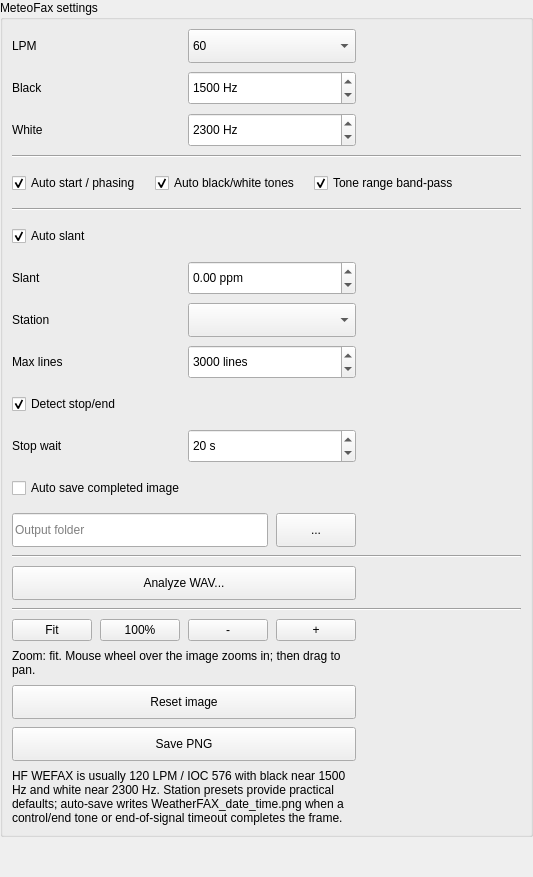
           <widget class="QWidget" name="pageFaxSettings">
            <layout class="QVBoxLayout" name="faxSettingsOuterLayout">
             <property name="spacing">
              <number>8</number>
             </property>
             <property name="leftMargin">
              <number>0</number>
             </property>
             <property name="topMargin">
              <number>0</number>
             </property>
             <property name="rightMargin">
              <number>0</number>
             </property>
             <property name="bottomMargin">
              <number>0</number>
             </property>
             <item>
              <widget class="QGroupBox" name="grpFaxSettings">
               <property name="title">
                <string>MeteoFax settings</string>
               </property>
               <layout class="QGridLayout" name="faxSettingsGridLayout">
                <property name="horizontalSpacing">
                 <number>8</number>
                </property>
                <property name="verticalSpacing">
                 <number>8</number>
                </property>
                <item row="0" column="0">
                 <widget class="QLabel" name="lblFaxLpm">
                  <property name="minimumSize">
                   <size>
                    <width>70</width>
                    <height>34</height>
                   </size>
                  </property>
                  <property name="text">
                   <string>LPM</string>
                  </property>
                 </widget>
                </item>
                <item row="0" column="1">
                 <widget class="QComboBox" name="cmbFaxLpm">
                  <property name="minimumSize">
                   <size>
                    <width>120</width>
                    <height>34</height>
                   </size>
                  </property>
                  <item>
                   <property name="text">
                    <string>60</string>
                   </property>
                  </item>
                  <item>
                   <property name="text">
                    <string>90</string>
                   </property>
                  </item>
                  <item>
                   <property name="text">
                    <string>100</string>
                   </property>
                  </item>
                  <item>
                   <property name="text">
                    <string>120</string>
                   </property>
                  </item>
                  <item>
                   <property name="text">
                    <string>180</string>
                   </property>
                  </item>
                  <item>
                   <property name="text">
                    <string>240</string>
                   </property>
                  </item>
                 </widget>
                </item>
                <item row="1" column="0">
                 <widget class="QLabel" name="lblFaxBlackHz">
                  <property name="minimumSize">
                   <size>
                    <width>70</width>
                    <height>34</height>
                   </size>
                  </property>
                  <property name="text">
                   <string>Black</string>
                  </property>
                 </widget>
                </item>
                <item row="1" column="1">
                 <widget class="QSpinBox" name="spinFaxBlackHz">
                  <property name="minimumSize">
                   <size>
                    <width>120</width>
                    <height>34</height>
                   </size>
                  </property>
                  <property name="minimum">
                   <number>300</number>
                  </property>
                  <property name="maximum">
                   <number>3000</number>
                  </property>
                  <property name="singleStep">
                   <number>10</number>
                  </property>
                  <property name="value">
                   <number>1500</number>
                  </property>
                  <property name="suffix">
                   <string> Hz</string>
                  </property>
                 </widget>
                </item>
                <item row="2" column="0">
                 <widget class="QLabel" name="lblFaxWhiteHz">
                  <property name="minimumSize">
                   <size>
                    <width>70</width>
                    <height>34</height>
                   </size>
                  </property>
                  <property name="text">
                   <string>White</string>
                  </property>
                 </widget>
                </item>
                <item row="2" column="1">
                 <widget class="QSpinBox" name="spinFaxWhiteHz">
                  <property name="minimumSize">
                   <size>
                    <width>120</width>
                    <height>34</height>
                   </size>
                  </property>
                  <property name="minimum">
                   <number>300</number>
                  </property>
                  <property name="maximum">
                   <number>3000</number>
                  </property>
                  <property name="singleStep">
                   <number>10</number>
                  </property>
                  <property name="value">
                   <number>2300</number>
                  </property>
                  <property name="suffix">
                   <string> Hz</string>
                  </property>
                 </widget>
                </item>
                <item row="4" column="0" colspan="3">
                 <layout class="QHBoxLayout" name="faxPrimaryOptionsLayout">
                  <property name="spacing">
                   <number>14</number>
                  </property>
                  <item>
                  <widget class="QCheckBox" name="chkFaxAutoStartPhasing">
                   <property name="minimumSize">
                    <size>
                     <width>0</width>
                     <height>34</height>
                    </size>
                   </property>
                   <property name="text">
                    <string>Auto start / phasing</string>
                   </property>
                   <property name="checked">
                    <bool>true</bool>
                   </property>
                  </widget>
                  </item>
                  <item>
                  <widget class="QCheckBox" name="chkFaxAutoToneTracking">
                   <property name="minimumSize">
                    <size>
                     <width>0</width>
                     <height>34</height>
                    </size>
                   </property>
                   <property name="text">
                    <string>Auto black/white tones</string>
                   </property>
                   <property name="checked">
                    <bool>true</bool>
                   </property>
                  </widget>
                  </item>
                  <item>
                  <widget class="QCheckBox" name="chkFaxInputBandpass">
                   <property name="minimumSize">
                    <size>
                     <width>0</width>
                     <height>34</height>
                    </size>
                   </property>
                   <property name="text">
                    <string>Tone range band-pass</string>
                   </property>
                   <property name="checked">
                    <bool>true</bool>
                   </property>
                  </widget>
                  </item>
                  <item>
                   <spacer name="faxPrimaryOptionsSpacer">
                    <property name="orientation">
                     <enum>Qt::Horizontal</enum>
                    </property>
                    <property name="sizeHint" stdset="0">
                     <size>
                      <width>40</width>
                      <height>20</height>
                     </size>
                    </property>
                   </spacer>
                  </item>
                 </layout>
                </item>
                <item row="10" column="0">
                 <widget class="QLabel" name="lblFaxLinePreset">
                  <property name="minimumSize">
                   <size>
                    <width>70</width>
                    <height>34</height>
                   </size>
                  </property>
                  <property name="text">
                   <string>Station</string>
                  </property>
                 </widget>
                </item>
                <item row="10" column="1">
                 <widget class="QComboBox" name="cmbFaxLinePreset">
                  <property name="minimumSize">
                   <size>
                    <width>120</width>
                    <height>34</height>
                   </size>
                  </property>
                 </widget>
                </item>
                <item row="11" column="0">
                 <widget class="QLabel" name="lblFaxImageLines">
                  <property name="visible">
                   <bool>false</bool>
                  </property>
                  <property name="minimumSize">
                   <size>
                    <width>70</width>
                    <height>34</height>
                   </size>
                  </property>
                  <property name="text">
                   <string>Max lines</string>
                  </property>
                 </widget>
                </item>
                <item row="11" column="1">
                 <widget class="QSpinBox" name="spinFaxImageLines">
                  <property name="visible">
                   <bool>false</bool>
                  </property>
                  <property name="minimumSize">
                   <size>
                    <width>120</width>
                    <height>34</height>
                   </size>
                  </property>
                  <property name="minimum">
                   <number>120</number>
                  </property>
                  <property name="maximum">
                   <number>8000</number>
                  </property>
                  <property name="singleStep">
                   <number>10</number>
                  </property>
                  <property name="value">
                   <number>3000</number>
                  </property>
                  <property name="suffix">
                   <string> lines</string>
                  </property>
                 </widget>
                </item>
                <item row="12" column="0" colspan="2">
                 <widget class="QCheckBox" name="chkFaxEndOfSignal">
                  <property name="minimumSize">
                   <size>
                    <width>0</width>
                    <height>34</height>
                   </size>
                  </property>
                  <property name="text">
                   <string>Detect stop/end</string>
                  </property>
                  <property name="checked">
                   <bool>true</bool>
                  </property>
                 </widget>
                </item>
                <item row="13" column="0">
                 <widget class="QLabel" name="lblFaxEndTimeout">
                  <property name="minimumSize">
                   <size>
                    <width>70</width>
                    <height>34</height>
                   </size>
                  </property>
                  <property name="text">
                   <string>Stop wait</string>
                  </property>
                 </widget>
                </item>
                <item row="13" column="1">
                 <widget class="QSpinBox" name="spinFaxEndTimeoutSec">
                  <property name="minimumSize">
                   <size>
                    <width>120</width>
                    <height>34</height>
                   </size>
                  </property>
                  <property name="minimum">
                   <number>3</number>
                  </property>
                  <property name="maximum">
                   <number>180</number>
                  </property>
                  <property name="singleStep">
                   <number>5</number>
                  </property>
                  <property name="value">
                   <number>20</number>
                  </property>
                  <property name="suffix">
                   <string> s</string>
                  </property>
                 </widget>
                </item>
                <item row="14" column="0" colspan="2">
                 <widget class="QCheckBox" name="chkFaxAutoSave">
                  <property name="minimumSize">
                   <size>
                    <width>0</width>
                    <height>34</height>
                   </size>
                  </property>
                  <property name="text">
                   <string>Auto save completed image</string>
                  </property>
                 </widget>
                </item>
                <item row="15" column="0" colspan="2">
                 <layout class="QHBoxLayout" name="faxOutputFolderLayout">
                  <item>
                   <widget class="QLineEdit" name="editFaxOutputFolder">
                    <property name="minimumSize">
                     <size>
                      <width>0</width>
                      <height>34</height>
                     </size>
                    </property>
                    <property name="placeholderText">
                     <string>Output folder</string>
                    </property>
                   </widget>
                  </item>
                  <item>
                   <widget class="QPushButton" name="btnFaxBrowseOutputFolder">
                    <property name="minimumSize">
                     <size>
                      <width>38</width>
                      <height>34</height>
                     </size>
                    </property>
                    <property name="text">
                     <string>...</string>
                    </property>
                   </widget>
                  </item>
                 </layout>
                </item>
                <item row="17" column="0" colspan="2">
                 <widget class="QPushButton" name="btnFaxAnalyzeWav">
                  <property name="minimumSize">
                   <size>
                    <width>0</width>
                    <height>34</height>
                   </size>
                  </property>
                  <property name="text">
                   <string>Analyze WAV...</string>
                  </property>
                 </widget>
                </item>
                <item row="19" column="0" colspan="2">
                 <layout class="QHBoxLayout" name="faxImageZoomLayout">
                  <item>
                   <widget class="QPushButton" name="btnFaxZoomFit">
                    <property name="text">
                     <string>Fit</string>
                    </property>
                   </widget>
                  </item>
                  <item>
                   <widget class="QPushButton" name="btnFaxZoom100">
                    <property name="text">
                     <string>100%</string>
                    </property>
                   </widget>
                  </item>
                  <item>
                   <widget class="QPushButton" name="btnFaxZoomOut">
                    <property name="text">
                     <string>-</string>
                    </property>
                   </widget>
                  </item>
                  <item>
                   <widget class="QPushButton" name="btnFaxZoomIn">
                    <property name="text">
                     <string>+</string>
                    </property>
                   </widget>
                  </item>
                 </layout>
                </item>
                <item row="20" column="0" colspan="2">
                 <widget class="QLabel" name="lblFaxZoomStatus">
                  <property name="text">
                   <string>Zoom: fit. Mouse wheel over the image zooms in; then drag to pan.</string>
                  </property>
                  <property name="wordWrap">
                   <bool>true</bool>
                  </property>
                 </widget>
                </item>
                <item row="21" column="0" colspan="2">
                 <widget class="QPushButton" name="btnFaxResetImage">
                  <property name="minimumSize">
                   <size>
                    <width>0</width>
                    <height>34</height>
                   </size>
                  </property>
                  <property name="text">
                   <string>Reset image</string>
                  </property>
                 </widget>
                </item>
                <item row="22" column="0" colspan="2">
                 <widget class="QPushButton" name="btnFaxSaveImage">
                  <property name="minimumSize">
                   <size>
                    <width>0</width>
                    <height>34</height>
                   </size>
                  </property>
                  <property name="text">
                   <string>Save PNG</string>
                  </property>
                 </widget>
                </item>
                <item row="23" column="0" colspan="2">
                 <widget class="QLabel" name="lblFaxHint">
                  <property name="text">
                   <string>HF WEFAX is usually 120 LPM / IOC 576 with black near 1500 Hz and white near 2300 Hz. Station presets provide practical defaults; auto-save writes WeatherFAX_date_time.png when a control/end tone or end-of-signal timeout completes the frame.</string>
                  </property>
                  <property name="wordWrap">
                   <bool>true</bool>
                  </property>
                 </widget>
                </item>
                <item row="3" column="0" colspan="3">
                 <widget class="Line" name="lineFaxToneSection">
                  <property name="orientation">
                   <enum>Qt::Horizontal</enum>
                  </property>
                 </widget>
                </item>
                <item row="7" column="0" colspan="3">
                 <widget class="Line" name="lineFaxTrackingSection">
                  <property name="orientation">
                   <enum>Qt::Horizontal</enum>
                  </property>
                 </widget>
                </item>
                <item row="16" column="0" colspan="3">
                 <widget class="Line" name="lineFaxFileSection">
                  <property name="orientation">
                   <enum>Qt::Horizontal</enum>
                  </property>
                 </widget>
                </item>
                <item row="18" column="0" colspan="3">
                 <widget class="Line" name="lineFaxZoomSection">
                  <property name="orientation">
                   <enum>Qt::Horizontal</enum>
                  </property>
                 </widget>
                </item>
                <item row="8" column="0" colspan="2">
                 <widget class="QCheckBox" name="chkFaxAutoSlant">
                  <property name="visible">
                   <bool>false</bool>
                  </property>
                  <property name="minimumSize">
                   <size>
                    <width>0</width>
                    <height>34</height>
                   </size>
                  </property>
                  <property name="text">
                   <string>Auto slant</string>
                  </property>
                  <property name="checked">
                   <bool>true</bool>
                  </property>
                 </widget>
                </item>
                <item row="9" column="0">
                 <widget class="QLabel" name="lblFaxSlantPpm">
                  <property name="visible">
                   <bool>false</bool>
                  </property>
                  <property name="minimumSize">
                   <size>
                    <width>70</width>
                    <height>34</height>
                   </size>
                  </property>
                  <property name="text">
                   <string>Slant</string>
                  </property>
                 </widget>
                </item>
                <item row="9" column="1">
                 <widget class="QDoubleSpinBox" name="spinFaxSlantPpm">
                  <property name="visible">
                   <bool>false</bool>
                  </property>
                  <property name="minimumSize">
                   <size>
                    <width>120</width>
                    <height>34</height>
                   </size>
                  </property>
                  <property name="minimum">
                   <double>-500.000000000000000</double>
                  </property>
                  <property name="maximum">
                   <double>500.000000000000000</double>
                  </property>
                  <property name="singleStep">
                   <double>0.010000000000000</double>
                  </property>
                  <property name="value">
                   <double>0.000000000000000</double>
                  </property>
                  <property name="decimals">
                   <number>2</number>
                  </property>
                  <property name="suffix">
                   <string> ppm</string>
                  </property>
                 </widget>
                </item>
               </layout>
              </widget>
             </item>
             <item>
              <spacer name="faxSettingsSpacer">
               <property name="orientation">
                <enum>Qt::Vertical</enum>
               </property>
               <property name="sizeHint" stdset="0">
                <size>
                 <width>20</width>
                 <height>40</height>
                </size>
               </property>
              </spacer>
             </item>
            </layout>
           </widget>
